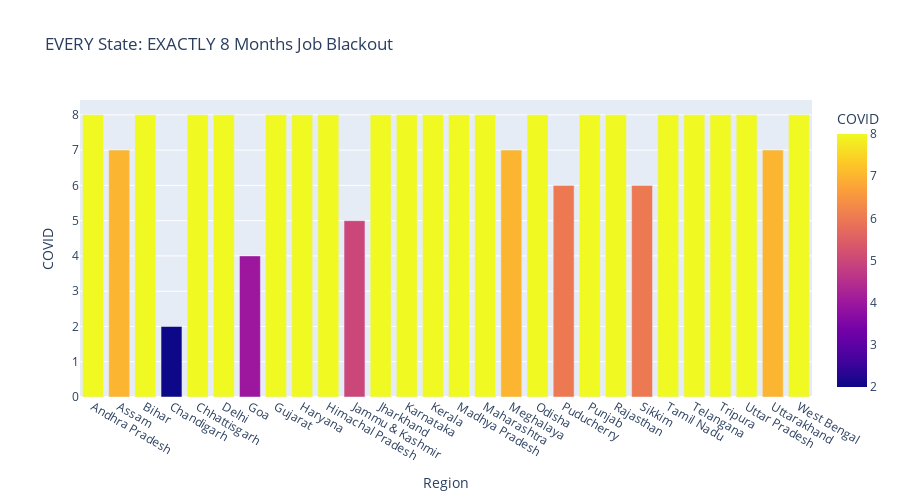

Notebook source saved alongside this figure:
### Code cell
covid_months = df.groupby(['Region', 'COVID_Period']).size().unstack(fill_value=0)
fig = px.bar(covid_months.reset_index(), 
             x='Region', 
             y='COVID',
             title='EVERY State: EXACTLY 8 Months Job Blackout',
             color='COVID',
             height=500)
fig.show()

### Figure 1 — Plotly figure (JSON) as saved in the notebook; plotly's stock layout.template omitted (floating-point values rounded to 4 significant figures)
{"data": [{"hovertemplate": "Region=%{x}<br>COVID=%{marker.color}<extra></extra>", "legendgroup": "", "marker": {"color": [8, 7, 8, 2, 8, 8, 4, 8, 8, 8, 5, 8, 8, 8, 8, 8, 7, 8, 6, 8, 8, 6, 8, 8, 8, 8, 7, 8], "coloraxis": "coloraxis", "pattern": {"shape": ""}}, "name": "", "orientation": "v", "showlegend": false, "textposition": "auto", "type": "bar", "x": ["Andhra Pradesh", "Assam", "Bihar", "Chandigarh", "Chhattisgarh", "Delhi", "Goa", "Gujarat", "Haryana", "Himachal Pradesh", "Jammu & Kashmir", "Jharkhand", "Karnataka", "Kerala", "Madhya Pradesh", "Maharashtra", "Meghalaya", "Odisha", "Puducherry", "Punjab", "Rajasthan", "Sikkim", "Tamil Nadu", "Telangana", "Tripura", "Uttar Pradesh", "Uttarakhand", "West Bengal"], "xaxis": "x", "y": [8, 7, 8, 2, 8, 8, 4, 8, 8, 8, 5, 8, 8, 8, 8, 8, 7, 8, 6, 8, 8, 6, 8, 8, 8, 8, 7, 8], "yaxis": "y"}], "layout": {"barmode": "relative", "coloraxis": {"colorbar": {"title": {"text": "COVID"}}, "colorscale": [[0, "#0d0887"], [0.1111, "#46039f"], [0.2222, "#7201a8"], [0.3333, "#9c179e"], [0.4444, "#bd3786"], [0.5556, "#d8576b"], [0.6667, "#ed7953"], [0.7778, "#fb9f3a"], [0.8889, "#fdca26"], [1, "#f0f921"]]}, "height": 500, "legend": {"tracegroupgap": 0}, "title": {"text": "EVERY State: EXACTLY 8 Months Job Blackout"}, "xaxis": {"anchor": "y", "domain": [0, 1], "title": {"text": "Region"}}, "yaxis": {"anchor": "x", "domain": [0, 1], "title": {"text": "COVID"}}}}
